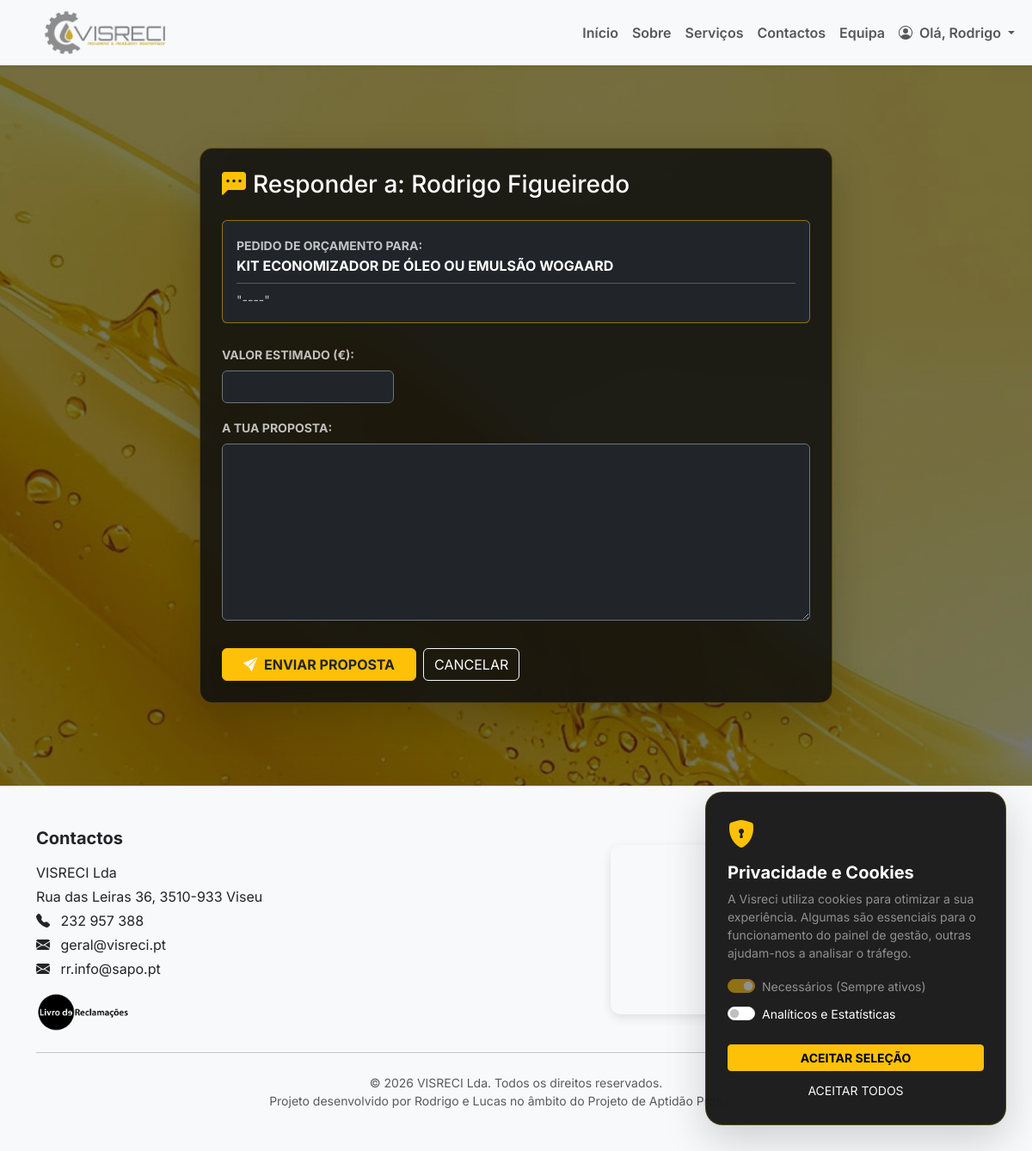
Screenshot of /admin/orcamentos/4/responder (signed in) with the database file from the repository.
### tables this page shows
CREATE TABLE pedidos_orcamento (id INTEGER PRIMARY KEY AUTOINCREMENT, nome TEXT, email TEXT, mensagem TEXT, servico_id INTEGER, tratado INTEGER DEFAULT 0, created_at DATETIME DEFAULT CURRENT_TIMESTAMP);

CREATE TABLE servicos (id INTEGER PRIMARY KEY AUTOINCREMENT, titulo TEXT, descricao TEXT, imagem TEXT, created_at DATETIME, titulo_en TEXT, descricao_en TEXT);

### app.py (the view, shortened to what this page needs)
@app.route("/admin/orcamentos/<int:id>/responder", methods=["GET", "POST"])
@login_required
def responder_orcamento(id):
    conn = get_connection()
    pedido = conn.execute("""
        SELECT p.*, s.titulo as servico_nome
        FROM pedidos_orcamento p
        LEFT JOIN servicos s ON p.servico_id = s.id
        WHERE p.id = ?
    """, (id,)).fetchone()
    if not pedido:
        conn.close()
        flash("Pedido não encontrado.", "danger")
        return redirect(url_for("admin_pedidos"))
    conn.close()
    return render_template("admin_responder_orcamento.html", p=pedido)

### app.py (called while the page is built)
def get_connection():
    conn = sqlite3.connect("app.db", timeout=30)
    conn.row_factory = sqlite3.Row
    return conn

def login_required(view_func):
    @wraps(view_func)
    def wrapper(*args, **kwargs):
        if "user_id" not in session:
            return redirect(url_for("login"))
        return view_func(*args, **kwargs)
    return wrapper

@app.context_processor
def inject_translations():
    lang = session.get('lang', 'pt')
    return {
        'lang': lang,
        't': TRANSLATIONS.get(lang, TRANSLATIONS['pt'])
    }

### templates/admin_responder_orcamento.html
{% extends "menu.html" %}
{% block content %}
<section class="py-5 mt-5">
    <div class="container">
        <div class="row justify-content-center">
            <div class="col-lg-8">
                <div class="table-glass on-dark p-4 shadow-lg border-warning border-opacity-25"
                    style="border: 1px solid rgba(255, 193, 7, 0.2);">
                    <h3 class="text-white mb-4"><i class="bi bi-chat-left-dots-fill text-warning me-2"></i>Responder a:
                        {{ p.nome }}</h3>
                    <div class="alert bg-dark border-warning border-opacity-50 text-white-50 mb-4">
                        <small class="text-warning fw-bold text-uppercase">Pedido de Orçamento para:</small><br>
                        <span class="text-white fw-bold">{{ p.servico_nome or "Serviço Geral" }}</span>
                        <hr class="my-2 opacity-25">
                        <p class="mb-0 italic small text-white">"{{ p.mensagem }}"</p>
                    </div>
                    <form action="{{ url_for('responder_orcamento', id=p.id) }}" method="POST">
                        <div class="mb-3">
                            <label class="form-label text-warning small fw-bold text-uppercase">Valor Estimado
                                (€):</label>
                            <input type="number" name="valor" class="form-control bg-dark text-white border-secondary"
                                style="max-width: 200px;" placeholder="Ex: 150">
                        </div>
                        <div class="mb-3">
                            <label class="form-label text-warning small fw-bold text-uppercase">A tua Proposta:</label>
                            <textarea name="proposta" class="form-control bg-dark text-white border-secondary" rows="8"
                                placeholder="Escreve aqui a resposta formal ao cliente..." required></textarea>
                        </div>
                        <div class="d-flex gap-2 pt-3">
                            <button type="submit" class="btn btn-warning fw-bold px-4 text-dark shadow">
                                <i class="bi bi-send-fill me-2"></i>ENVIAR PROPOSTA
                            </button>
                            <a href="{{ url_for('admin_pedidos') }}" class="btn btn-outline-light">CANCELAR</a>
                        </div>
                    </form>
                </div>
            </div>
        </div>
    </div>
</section>
{% endblock %}

### CSS/style.css (style rules this page uses)
:root { --vis-accent: #ffc107; --vis-accent-hover: #e0a800; --vis-text: #f9fafb; --vis-muted: rgba(255, 255, 255, .72); --vis-glass: rgba(255, 255, 255, .12); --vis-glass-2: rgba(255, 255, 255, .08); --vis-glass-border: rgba(255, 255, 255, .18); --vis-shadow: 0 20px 60px rgba(0, 0, 0, .35); --vis-shadow-soft: 0 10px 30px rgba(0, 0, 0, .20); }
body { margin: 0; padding: 0; font-family: 'Inter', sans-serif; min-height: 100vh; background: none; }
body::before { content: ""; position: fixed; inset: 0; z-index: -1; background: linear-gradient(rgba(0, 0, 0, 0.25), rgba(0, 0, 0, 0.25)), url('../IMG/fundo.jpg') no-repeat center center; background-size: cover; backdrop-filter: blur(1.5px); -webkit-backdrop-filter: blur(1.5px); background-attachment: scroll; }
section { scroll-margin-top: 100px; }
.on-dark, .on-dark * { color: var(--vis-text); }
.table-glass { background: rgba(0, 0, 0, .35); border: 1px solid rgba(255, 255, 255, .16); border-radius: 18px; overflow: hidden; }
.table-glass .text-muted, .table-glass .small, .table-glass small { color: rgba(255, 255, 255, .72) !important; }
.table-glass.on-dark { background: rgba(15, 15, 15, 0.85) !important; backdrop-filter: blur(12px); -webkit-backdrop-filter: blur(12px); border-radius: 15px; border: 1px solid rgba(197, 160, 33, 0.2); padding: 25px !important; }

### templates/menu.html (style rules this page uses)
html, body { height: 100%; }
body { display: flex; flex-direction: column; }

### rows the page displays
pedidos_orcamento: nome "Rodrigo Figueiredo", mensagem "----"
servicos: titulo "KIT ECONOMIZADOR DE ÓLEO OU EMULSÃO WOGAARD"

### other values shown
{{ session.get("user_name") }} "Rodrigo"
